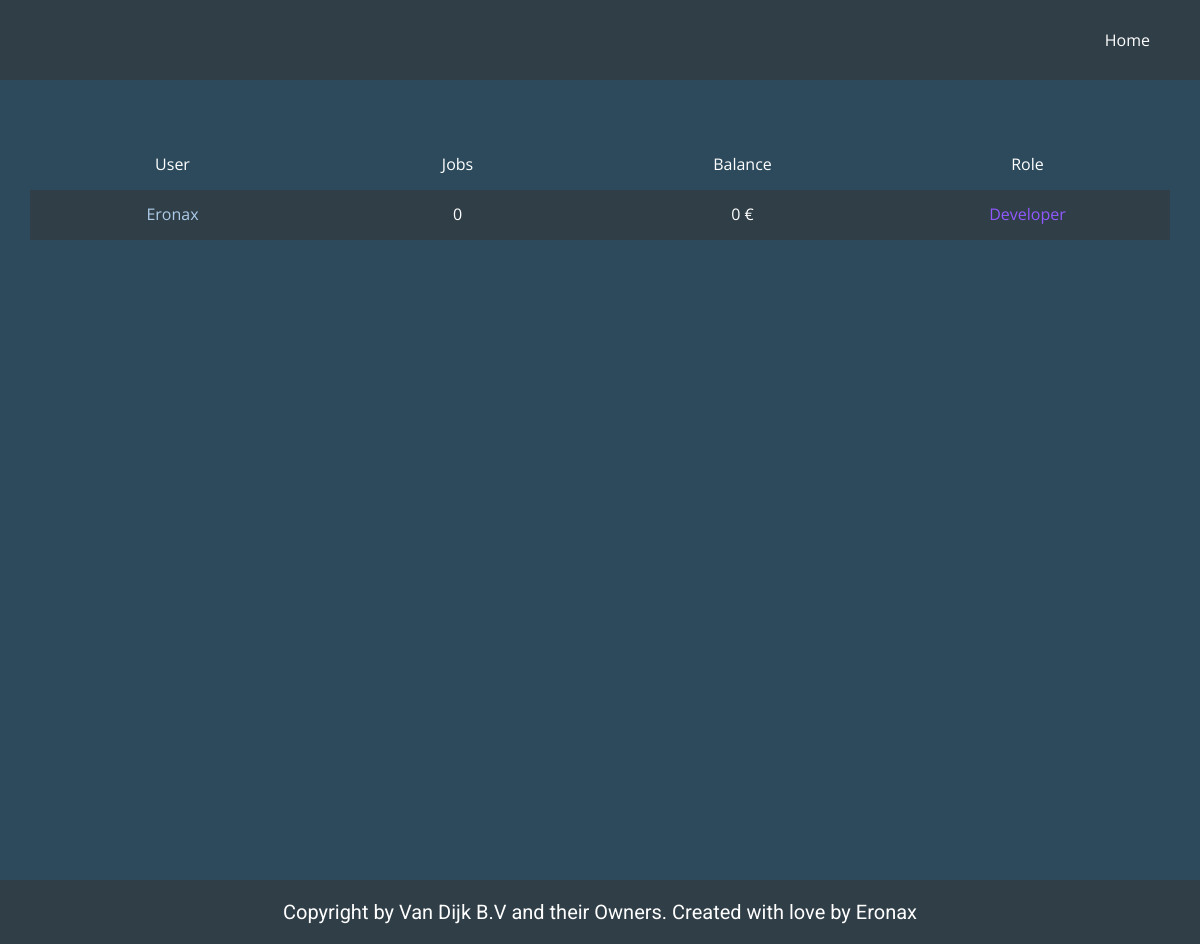
The page /drivers.php on the database its author committed.
### tables this page shows
CREATE TABLE IF NOT EXISTS `users` (
  `id` int(11) NOT NULL AUTO_INCREMENT,
  `username` tinytext NOT NULL,
  `password` tinytext NOT NULL,
  `role_id` int(11) NOT NULL DEFAULT 22,
  `status` tinytext NOT NULL DEFAULT 'Not Verified',
  `discord` tinytext NOT NULL,
  `truckersmp` int(50) NOT NULL,
  `user_pb` text NOT NULL DEFAULT 'https://moonvillageassociation.org/wp-content/uploads/2018/06/default-profile-picture1.jpg',
  `information_color` varchar(50) NOT NULL DEFAULT '#fffff',
  `information` text NOT NULL DEFAULT 'There is no information yet.',
  `last_online` timestamp NOT NULL DEFAULT current_timestamp(),
  `updated_at` timestamp NOT NULL DEFAULT current_timestamp() ON UPDATE current_timestamp(),
  `created_at` timestamp NOT NULL DEFAULT current_timestamp(),
  PRIMARY KEY (`id`),
  UNIQUE KEY `username` (`username`) USING HASH,
  KEY `FK_users_roles` (`role_id`),
  CONSTRAINT `FK_users_roles` FOREIGN KEY (`role_id`) REFERENCES `roles` (`id`) ON DELETE NO ACTION ON UPDATE NO ACTION
);

CREATE TABLE IF NOT EXISTS `banks` (
  `id` int(11) NOT NULL AUTO_INCREMENT,
  `username` varchar(50) NOT NULL,
  `balance` int(11) NOT NULL DEFAULT 0,
  `updated_at` timestamp NOT NULL DEFAULT current_timestamp() ON UPDATE current_timestamp(),
  `created_at` timestamp NOT NULL DEFAULT current_timestamp(),
  PRIMARY KEY (`id`)
);

CREATE TABLE IF NOT EXISTS `roles` (
  `id` int(11) NOT NULL AUTO_INCREMENT,
  `perms` int(11) NOT NULL,
  `name` varchar(50) NOT NULL,
  `color` varchar(50) NOT NULL,
  `updated_at` timestamp NOT NULL DEFAULT current_timestamp() ON UPDATE current_timestamp(),
  `timestamp` timestamp NOT NULL DEFAULT current_timestamp(),
  PRIMARY KEY (`id`)
);

### public/drivers.php (called while the page is built, shortened)
<?php
include '../app/classes/information.php';
include '../app/database.php';
include '../app/config.php';
$all_users = get_all_users($con);
require '../views/drivers.view.php';

### app/database.php (called while the page is built, shortened)
<?php
function get_all_users($con)
{
    $query = "SELECT users.id, users.username, count(jobs.id) AS jobs, banks.balance AS balance, roles.name as role, roles.color as rolecolor
    FROM users
    LEFT JOIN jobs ON users.username = jobs.username
    JOIN banks ON users.id=banks.id
    JOIN roles ON users.role_id=roles.id
    GROUP BY users.id,users.username
    ORDER BY roles.id";
    $all_users = $con->query($query);
    return $all_users;
}

### views/drivers.view.php (the view, shortened to what this page needs)
<!DOCTYPE html>
<html style="font-size: 16px;">
<head>
  <link rel="stylesheet" href="../views/css/nicepage_users.css" media="screen">
  <link rel="stylesheet" href="../views/css/users.css" media="screen">
</head>
<body class="u-body">
  <section class="u-align-center u-clearfix u-custom-color-2 u-section-1" id="sec-d44b">
    <div class="u-clearfix u-sheet u-sheet-1">
      <div class="u-expanded-width u-table u-table-responsive u-table-1">
        <table class="u-table-entity u-table-entity-1">
          <colgroup>
            <col width="25%">
            <col width="25%">
            <col width="25%">
            <col width="25%">
          </colgroup>
          <tbody class="u-align-center u-table-alt-custom-color-1 u-table-body">
            <tr style="height: 50px;">
              <td class="u-table-cell">User</td>
              <td class="u-table-cell">Jobs</td>
              <td class="u-table-cell">Balance</td>
              <td class="u-table-cell">Role</td>
            </tr>
            <?php while ($user = $all_users->fetch_assoc()) : ?>
              <tr style="height: 50px;">
                <td class="u-table-cell"><a href="../public/profile.php?id=<?php echo $user['id'] ?>"><?php echo $user["username"] ?></a></td>
                <td class="u-table-cell"><?php echo $user["jobs"] ?></td>
                <td class="u-table-cell"><?php echo $user["balance"] ?> €</td>
                <td class="u-table-cell"><span style="color: <?php echo $user["rolecolor"] ?>;"><?php echo $user["role"] ?></span></td>
              </tr>
            <?php endwhile; ?>
          </tbody>
        </table>
      </div>
    </div>
  </section>
</body>
</html>

### views/css/users.css (style rules this page uses)
.u-section-1 { background-image: none; }
.u-section-1 .u-sheet-1 { min-height: 100vh; }
.u-section-1 .u-table-1 { margin-top: 60px; margin-bottom: 60px; width: 1140px; }
.u-section-1 .u-table-entity-1 { min-height: 100px; }

### rows shown on the page
users: username "Eronax", jobs "0", banks.balance "0", role.name "Developer"
